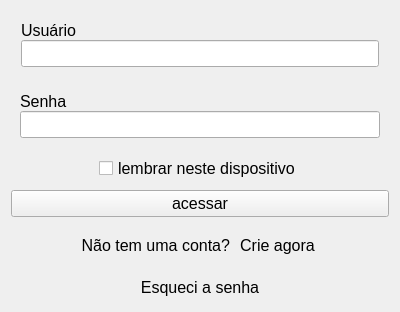
<?xml version="1.0" encoding="UTF-8"?>
<ui version="4.0">
 <class>LoginForm</class>
 <widget class="QWidget" name="LoginForm">
  <property name="geometry">
   <rect>
    <x>0</x>
    <y>0</y>
    <width>400</width>
    <height>312</height>
   </rect>
  </property>
  <property name="minimumSize">
   <size>
    <width>400</width>
    <height>0</height>
   </size>
  </property>
  <property name="windowTitle">
   <string>Form</string>
  </property>
  <layout class="QVBoxLayout" name="verticalLayout_5">
   <item>
    <widget class="QWidget" name="widUser" native="true">
     <property name="minimumSize">
      <size>
       <width>0</width>
       <height>0</height>
      </size>
     </property>
     <property name="styleSheet">
      <string notr="true"/>
     </property>
     <layout class="QVBoxLayout" name="verticalLayout_3">
      <property name="spacing">
       <number>0</number>
      </property>
      <property name="leftMargin">
       <number>10</number>
      </property>
      <property name="topMargin">
       <number>10</number>
      </property>
      <property name="rightMargin">
       <number>10</number>
      </property>
      <property name="bottomMargin">
       <number>10</number>
      </property>
      <item>
       <widget class="QLabel" name="lbUser">
        <property name="font">
         <font>
          <family>Segoe UI</family>
          <pointsize>12</pointsize>
          <weight>50</weight>
          <bold>false</bold>
         </font>
        </property>
        <property name="text">
         <string>Usuário</string>
        </property>
       </widget>
      </item>
      <item>
       <widget class="QLineEdit" name="leUsername">
        <property name="font">
         <font>
          <family>Segoe UI</family>
          <pointsize>12</pointsize>
         </font>
        </property>
       </widget>
      </item>
     </layout>
    </widget>
   </item>
   <item>
    <widget class="QWidget" name="widPass" native="true">
     <layout class="QVBoxLayout" name="verticalLayout_4">
      <property name="spacing">
       <number>0</number>
      </property>
      <item>
       <widget class="QLabel" name="lbPass">
        <property name="font">
         <font>
          <family>Segoe UI</family>
          <pointsize>12</pointsize>
         </font>
        </property>
        <property name="text">
         <string>Senha</string>
        </property>
       </widget>
      </item>
      <item>
       <widget class="QLineEdit" name="lePassword">
        <property name="font">
         <font>
          <family>Segoe UI</family>
          <pointsize>12</pointsize>
         </font>
        </property>
        <property name="echoMode">
         <enum>QLineEdit::Password</enum>
        </property>
       </widget>
      </item>
     </layout>
    </widget>
   </item>
   <item>
    <widget class="QWidget" name="widLembrar" native="true">
     <layout class="QHBoxLayout" name="horizontalLayout_5">
      <property name="spacing">
       <number>0</number>
      </property>
      <property name="leftMargin">
       <number>0</number>
      </property>
      <property name="topMargin">
       <number>0</number>
      </property>
      <property name="rightMargin">
       <number>0</number>
      </property>
      <property name="bottomMargin">
       <number>0</number>
      </property>
      <item>
       <spacer name="horizontalSpacer_9">
        <property name="orientation">
         <enum>Qt::Horizontal</enum>
        </property>
        <property name="sizeHint" stdset="0">
         <size>
          <width>40</width>
          <height>20</height>
         </size>
        </property>
       </spacer>
      </item>
      <item>
       <widget class="QCheckBox" name="cbLembrar">
        <property name="font">
         <font>
          <family>Segoe UI</family>
          <pointsize>12</pointsize>
         </font>
        </property>
        <property name="cursor">
         <cursorShape>PointingHandCursor</cursorShape>
        </property>
        <property name="text">
         <string>lembrar neste dispositivo</string>
        </property>
       </widget>
      </item>
      <item>
       <spacer name="horizontalSpacer_10">
        <property name="orientation">
         <enum>Qt::Horizontal</enum>
        </property>
        <property name="sizeHint" stdset="0">
         <size>
          <width>40</width>
          <height>20</height>
         </size>
        </property>
       </spacer>
      </item>
     </layout>
    </widget>
   </item>
   <item>
    <widget class="QPushButton" name="btnAcessar">
     <property name="font">
      <font>
       <family>Segoe UI</family>
       <pointsize>12</pointsize>
       <weight>50</weight>
       <bold>false</bold>
      </font>
     </property>
     <property name="cursor">
      <cursorShape>PointingHandCursor</cursorShape>
     </property>
     <property name="styleSheet">
      <string notr="true"/>
     </property>
     <property name="text">
      <string>acessar</string>
     </property>
    </widget>
   </item>
   <item>
    <widget class="QWidget" name="widCriarConta" native="true">
     <layout class="QHBoxLayout" name="horizontalLayout_3">
      <item>
       <spacer name="horizontalSpacer_7">
        <property name="orientation">
         <enum>Qt::Horizontal</enum>
        </property>
        <property name="sizeHint" stdset="0">
         <size>
          <width>40</width>
          <height>20</height>
         </size>
        </property>
       </spacer>
      </item>
      <item>
       <widget class="QLabel" name="label_8">
        <property name="font">
         <font>
          <family>Segoe UI</family>
          <pointsize>12</pointsize>
         </font>
        </property>
        <property name="text">
         <string>Não tem uma conta?</string>
        </property>
        <property name="alignment">
         <set>Qt::AlignRight|Qt::AlignTrailing|Qt::AlignVCenter</set>
        </property>
       </widget>
      </item>
      <item>
       <widget class="QPushButton" name="btnCriar">
        <property name="font">
         <font>
          <family>Segoe UI</family>
          <pointsize>12</pointsize>
         </font>
        </property>
        <property name="cursor">
         <cursorShape>PointingHandCursor</cursorShape>
        </property>
        <property name="text">
         <string>Crie agora</string>
        </property>
        <property name="flat">
         <bool>true</bool>
        </property>
       </widget>
      </item>
      <item>
       <spacer name="horizontalSpacer_8">
        <property name="orientation">
         <enum>Qt::Horizontal</enum>
        </property>
        <property name="sizeHint" stdset="0">
         <size>
          <width>40</width>
          <height>20</height>
         </size>
        </property>
       </spacer>
      </item>
     </layout>
    </widget>
   </item>
   <item>
    <widget class="QPushButton" name="btnEsqueci">
     <property name="font">
      <font>
       <family>Segoe UI</family>
       <pointsize>12</pointsize>
      </font>
     </property>
     <property name="cursor">
      <cursorShape>PointingHandCursor</cursorShape>
     </property>
     <property name="text">
      <string>Esqueci a senha</string>
     </property>
     <property name="flat">
      <bool>true</bool>
     </property>
    </widget>
   </item>
  </layout>
 </widget>
 <resources/>
 <connections>
  <connection>
   <sender>lePassword</sender>
   <signal>returnPressed()</signal>
   <receiver>btnAcessar</receiver>
   <slot>click()</slot>
   <hints>
    <hint type="sourcelabel">
     <x>199</x>
     <y>126</y>
    </hint>
    <hint type="destinationlabel">
     <x>199</x>
     <y>200</y>
    </hint>
   </hints>
  </connection>
  <connection>
   <sender>leUsername</sender>
   <signal>returnPressed()</signal>
   <receiver>btnAcessar</receiver>
   <slot>click()</slot>
   <hints>
    <hint type="sourcelabel">
     <x>199</x>
     <y>53</y>
    </hint>
    <hint type="destinationlabel">
     <x>199</x>
     <y>200</y>
    </hint>
   </hints>
  </connection>
 </connections>
</ui>
